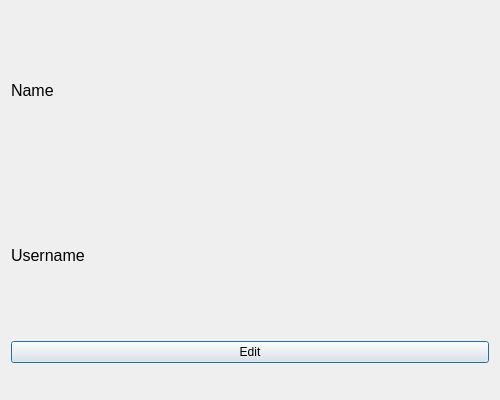
<?xml version="1.0" encoding="UTF-8"?>
<ui version="4.0">
 <class>AdminInfoPage</class>
 <widget class="QDialog" name="AdminInfoPage">
  <property name="geometry">
   <rect>
    <x>0</x>
    <y>0</y>
    <width>500</width>
    <height>400</height>
   </rect>
  </property>
  <property name="windowTitle">
   <string>Dialog</string>
  </property>
  <layout class="QVBoxLayout" name="verticalLayout">
   <item>
    <layout class="QHBoxLayout" name="horizontalLayout">
     <item>
      <widget class="QLabel" name="label">
       <property name="font">
        <font>
         <pointsize>12</pointsize>
        </font>
       </property>
       <property name="text">
        <string>Name</string>
       </property>
      </widget>
     </item>
     <item>
      <widget class="QLabel" name="nameLabel">
       <property name="font">
        <font>
         <pointsize>12</pointsize>
         <bold>true</bold>
        </font>
       </property>
       <property name="text">
        <string/>
       </property>
      </widget>
     </item>
    </layout>
   </item>
   <item>
    <layout class="QHBoxLayout" name="horizontalLayout_2">
     <item>
      <widget class="QLabel" name="label_3">
       <property name="font">
        <font>
         <pointsize>12</pointsize>
        </font>
       </property>
       <property name="text">
        <string>Username</string>
       </property>
      </widget>
     </item>
     <item>
      <widget class="QLabel" name="usernameLabel">
       <property name="font">
        <font>
         <pointsize>12</pointsize>
         <bold>true</bold>
        </font>
       </property>
       <property name="text">
        <string/>
       </property>
      </widget>
     </item>
    </layout>
   </item>
   <item>
    <widget class="QPushButton" name="editButton">
     <property name="text">
      <string>Edit</string>
     </property>
    </widget>
   </item>
   <item>
    <widget class="QLabel" name="label_2">
     <property name="maximumSize">
      <size>
       <width>16777215</width>
       <height>20</height>
      </size>
     </property>
     <property name="text">
      <string/>
     </property>
    </widget>
   </item>
  </layout>
 </widget>
 <resources/>
 <connections/>
</ui>
